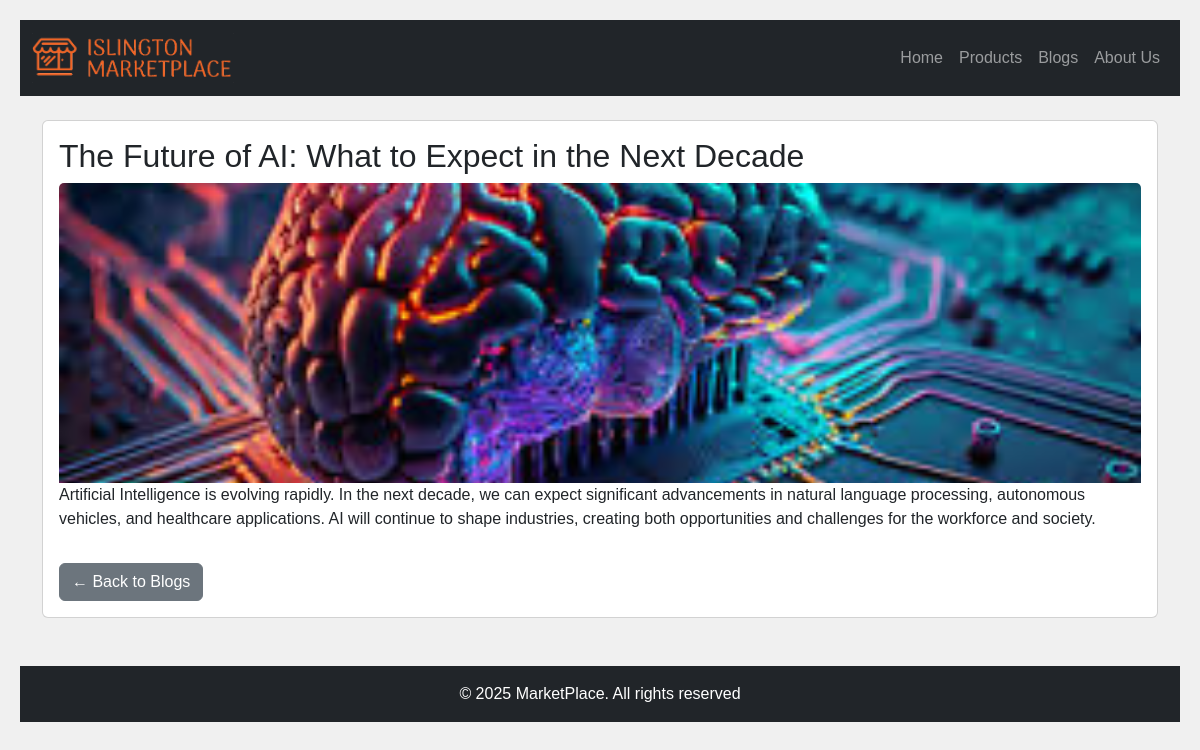
Page /blog/1/ on the committed database.
### sitesetting/models.py (models this page shows, shortened)
class SiteSetting(models.Model):
    site_title = models.CharField(max_length=200, default="MarketPlace")
    site_url = models.CharField(max_length=255, blank=True, null=True)
    meta_description = models.TextField(blank=True, null=True)
    meta_keywords = models.CharField(max_length=255, blank=True, null=True)
    logo = models.ImageField(upload_to="photos/logos/", blank=True, null=True)
    favicon = models.ImageField(upload_to="photos/favicons/", blank=True, null=True)
    copyright_text = models.CharField(max_length=255, blank=True, null=True)
    class Meta:
        verbose_name = "Site Setting"
        verbose_name_plural = "Site Settings"

### pages/models.py (models this page shows, shortened)
class Page(models.Model):
    title = models.CharField(max_length=255)
    slug = models.SlugField(unique=True)
    content = models.TextField()
    created_at = models.DateTimeField(default=timezone.now)

### blog/models.py (models this page shows, shortened)
class Blog(models.Model):
    title = models.CharField(max_length = 255)
    author = models.CharField(max_length = 255)
    content = models.TextField()
    category = models.ForeignKey(Category, on_delete = models.CASCADE)
    created_at = models.DateTimeField(default=timezone.now)
    blog_image = models.ImageField(upload_to='blogs/products', blank=True)

### blog/views.py (the view)
# urls.py: path('<int:id>/', views.blog_detail, name = 'blog_detail'),
def blog_detail(request, id):
    blog = get_object_or_404(Blog, id=id)
    return render(request, 'blog/blog_details.html', {'blog': blog})

### pages/context_processors.py (called while the page is built)
def pages_links(request):
    pages = Page.objects.all()
    return {'pages':pages}

### sitesetting/context_processors.py (called while the page is built)
def site_settings(request):
    setting = SiteSetting.objects.first()
    return {'site_setting': setting}

### templates/blog/blog_details.html
{% extends 'master/base.html' %}
{% load static %}
{% block content %}
<div class="card">
  <div class="card-body">
    <h2>{{ blog.title }}</h2>
    {% if blog.blog_image %}
        <a href="{% url 'blog_detail' blog.pk %}">
          <img
            src="{{ blog.blog_image.url }}"
            class="card-img-top"
            alt="{{ blog.title }}"
          />
        </a>
        {% else %}
        <img
          src="{% static 'images/default.jpg' %}"
          class="card-img-top"
          alt="No image available"
        />
        {% endif %}
    <p>{{ blog.content }}</p>
    <a href="{% url 'blogs' %}" class="btn btn-secondary mt-3">← Back to Blogs</a>
  </div>
</div>
{% endblock %}

### templates/includes/header.html (shortened to what this page needs)
<nav class="navbar navbar-expand-lg navbar-dark bg-dark">
  <div class="container-fluid">
    <a class="navbar-brand" href="{% url 'home' %}">
      {% if site_setting.logo %}
        <img src="{{ site_setting.logo.url }}" alt="Logo"
     style="max-height:50px; width:auto;" class="">
      {% endif %}
    </a>
    <div class="collapse navbar-collapse" id="navbarNav">
      <ul class="navbar-nav ms-auto">
        <li class="nav-item">
          <a class="nav-link" href="{% url 'home' %}">Home</a>
        </li>
        <li class="nav-item">
          <a class="nav-link" href="{% url 'products' %}">Products</a>
        </li>
        <li class="nav-item">
          <a class="nav-link" href="{% url 'blogs' %}">Blogs</a>
        </li>
        {% for page in pages %}
        <li class="nav-item">
          <a class="nav-link" href="{% url 'page_detail' page.slug %}">{{ page.title }}</a>
        </li>
        {% endfor %}
      </ul>
    </div>
  </div>
</nav>

### templates/includes/footer.html
<footer class="bg-dark text-white text-center py-3 mt-5">
  <div class="container">
    <p class="mb-0">{{ site_setting.copyright_text }}</p>
  </div>
</footer>

### static/css/style.css (style rules this page uses)
body { font-family: Arial; background-color: #f0f0f0; padding: 20px; }
.card-img-top { width: 100% ; height: 300px; object-fit: cover; }

### rows in the picture
SiteSetting: logo (picture), copyright_text "© 2025 MarketPlace. All rights reserved"
Page: title "About Us"
Blog: title "The Future of AI: What to Expect in the Next Decade", blog_image (picture), content "Artificial Intelligence is evolving rapidly. In the next decade, we can expect significant advancements in natural language processing, autonomous vehicles, and healthcare applications. AI will continue to shape industries, creating both opportunities and challenges for the workforce and society."
